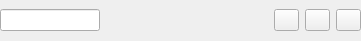
<?xml version="1.0" encoding="UTF-8"?>
<ui version="4.0">
 <class>CompFaceGroupSelectWidget</class>
 <widget class="QWidget" name="CompFaceGroupSelectWidget">
  <property name="geometry">
   <rect>
    <x>0</x>
    <y>0</y>
    <width>361</width>
    <height>41</height>
   </rect>
  </property>
  <property name="windowTitle">
   <string>Form</string>
  </property>
  <layout class="QGridLayout" name="gridLayout">
   <property name="leftMargin">
    <number>0</number>
   </property>
   <property name="topMargin">
    <number>0</number>
   </property>
   <property name="rightMargin">
    <number>0</number>
   </property>
   <property name="bottomMargin">
    <number>0</number>
   </property>
   <item row="0" column="0">
    <widget class="GUI::CompLineEdit" name="lineEdit_Name">
     <property name="minimumSize">
      <size>
       <width>100</width>
       <height>0</height>
      </size>
     </property>
     <property name="maximumSize">
      <size>
       <width>100</width>
       <height>16777215</height>
      </size>
     </property>
    </widget>
   </item>
   <item row="0" column="1">
    <spacer name="horizontalSpacer">
     <property name="orientation">
      <enum>Qt::Horizontal</enum>
     </property>
     <property name="sizeHint" stdset="0">
      <size>
       <width>241</width>
       <height>20</height>
      </size>
     </property>
    </spacer>
   </item>
   <item row="0" column="2">
    <widget class="QPushButton" name="pushButton_OK">
     <property name="maximumSize">
      <size>
       <width>25</width>
       <height>25</height>
      </size>
     </property>
     <property name="text">
      <string/>
     </property>
    </widget>
   </item>
   <item row="0" column="3">
    <widget class="QPushButton" name="pushButton_Cancel">
     <property name="maximumSize">
      <size>
       <width>25</width>
       <height>25</height>
      </size>
     </property>
     <property name="text">
      <string/>
     </property>
    </widget>
   </item>
   <item row="0" column="4">
    <widget class="QPushButton" name="pushButton_Delete">
     <property name="maximumSize">
      <size>
       <width>25</width>
       <height>25</height>
      </size>
     </property>
     <property name="text">
      <string/>
     </property>
    </widget>
   </item>
  </layout>
 </widget>
 <customwidgets>
  <customwidget>
   <class>GUI::CompLineEdit</class>
   <extends>QLineEdit</extends>
   <header>GUIWidget/CompLineEdit.h</header>
  </customwidget>
 </customwidgets>
 <resources/>
 <connections/>
</ui>
